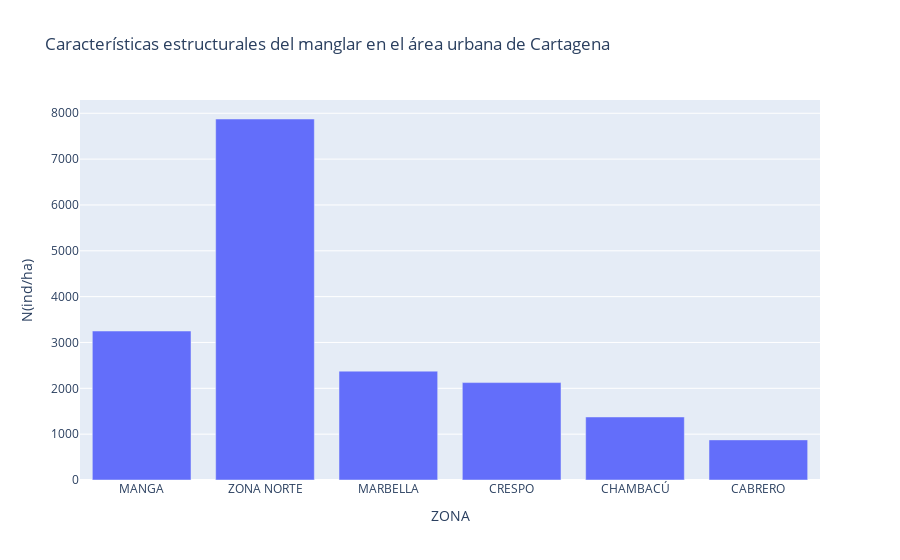

Write notebook code for a chart like this one.
### Code cell
figura10=px.bar(df_10,x="ZONA",y="N(ind/ha)",barmode="group",title="Características estructurales del manglar en el área urbana de Cartagena")
figura10

### Figure 1 — Plotly figure (JSON) as saved in the notebook; plotly's stock layout.template omitted (floating-point values rounded to 4 significant figures)
{"data": [{"alignmentgroup": "True", "hovertemplate": "ZONA=%{x}<br>N(ind/ha)=%{y}<extra></extra>", "legendgroup": "", "marker": {"color": "#636efa", "pattern": {"shape": ""}}, "name": "", "offsetgroup": "", "orientation": "v", "showlegend": false, "textposition": "auto", "type": "bar", "x": ["MANGA", "ZONA NORTE", "MARBELLA", "CRESPO", "CHAMBACÚ", "CABRERO"], "xaxis": "x", "y": [3250, 7875, 2375, 2125, 1375, 875], "yaxis": "y"}], "layout": {"autosize": true, "barmode": "group", "legend": {"tracegroupgap": 0}, "title": {"text": "Características estructurales del manglar en el área urbana de Cartagena"}, "xaxis": {"anchor": "y", "autorange": true, "domain": [0, 1], "range": [-0.5, 5.5], "title": {"text": "ZONA"}, "type": "category"}, "yaxis": {"anchor": "x", "autorange": true, "domain": [0, 1], "range": [0, 8289.0], "title": {"text": "N(ind/ha)"}, "type": "linear"}}}
